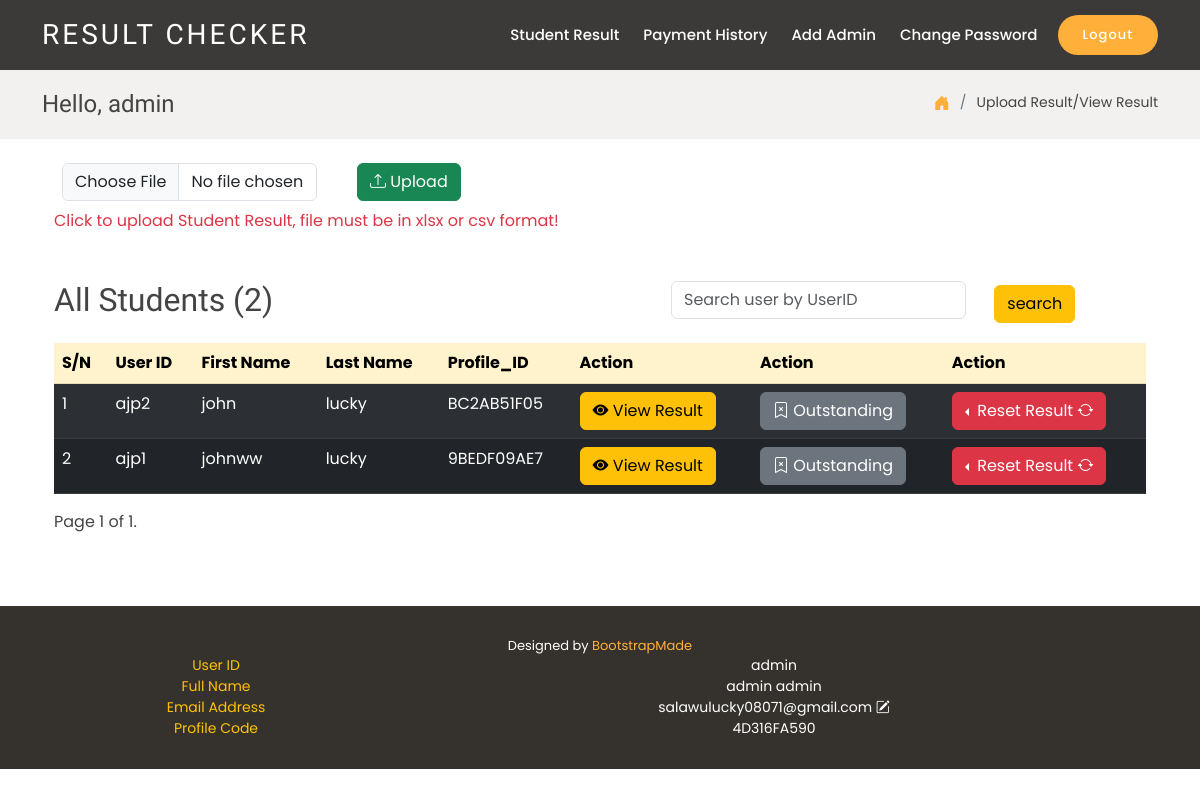
Screenshot of /adminstudent (signed in) with the database file from the repository.
### users/models.py (models this page shows, shortened)
class User(AbstractUser):
    username = None
    userid = models.CharField(max_length=150, unique=True, null=True, blank=True)
    email=models.EmailField(max_length=150, null=True,blank=True)
    name=models.CharField(max_length=150, null=True,blank=True)
    duration=models.IntegerField(blank=True,null=True)
    profile_ID=models.CharField(max_length=11, null=True,blank=True)
    created_at = models.DateTimeField(auto_now_add=True,null=True)
    updated_at =  models.DateTimeField(auto_now=True,null=True)
    profile_pic=models.ImageField(default='profilepic.png',null=True,blank=True)
    active= models.BooleanField(default=True,blank=True)
    pass_change = models.BooleanField(default=False,blank=True)
    class Meta:
        ordering = ['-created_at']
        indexes = [
            models.Index(fields=['-created_at']),
        ]
    objects=UserManager( )
    USERNAME_FIELD ='userid'
    REQUIRED_FIELDS=[]

### administrator/decorators.py (the view)
    def wrapper_function(request, *args, **kwargs):
        group= None
        if request.user.groups.exists():
            group = request.user.groups.all()[0].name
        if group == 'student':
            return redirect('decline')
        else:
            return view_func(request, *args,**kwargs)

### administrator/views.py (called while the page is built)
@login_required(login_url='login')
@admin_only
def adminstudent(request):
    stu=User.objects.filter(groups = Group.objects.get(name='student'))
    count = stu.count()
    myFilter=studentsFilter(request.GET, queryset=stu)
    stu=myFilter.qs
    p=Paginator(stu, 20)
    page_num = request.GET.get('page',1)
    try:
        page = p.page(page_num)
    except EmptyPage:
            page = p.page(1)
    return render(request, 'adminstudent.html', {'stu':page,'count':count})

### templates/adminstudent.html (shortened to what this page needs)
{% extends 'index.html' %}
{% load static %}
{% block content %}
    <section class="breadcrumbs">
      <div class="container">
        <div class="d-flex justify-content-between align-items-center">
          <h2>{% if user.is_authenticated %} Hello, {{user.first_name}} {% endif %} {% if user.groups.all.0.name == 'student' %}<span>{{user.profile_ID}}</span>{% endif %}</h2>
          <ol>
            <li><a href="{% url 'dashboard' %}"><i style='font-size:16px;' class="bi bi-house-door-fill"></i></a></li>
            <li>Upload Result/View Result</li>
          </ol>
        </div>
      </div>
    </section>
    {% include 'msg.html' %}
    <div class="container mt-3">
      <form autocomplete="off" method='POST' enctype="multipart/form-data" action="{% url 'import_result' %}">
      <div class='row'>
        <div class='col-lg-3 m-2 col-sm-1 col-md-5'>
      <input name='import_file' class='form-control' type='file'required>
      </div>
      <div class='col-lg-4 m-2 col-sm-6 col-md-5'>
        <button class='btn btn-success' type='submit' ><i style='font-size:16px;' class="bi bi-upload"></i> Upload</button>
        </div>
        <p class='text-danger'>Click to upload Student Result, file must be in xlsx or csv format!</p>
      </form>
    </div>
    {% if messages %}
    {% for m in messages %}
    {% if m.tags == 'info' %}
    <form autocomplete="off" method="post" action="{% url 'verify_result' %}">
      {% csrf_token %}
      <table class='table'>
        <p class='text-info'>{{count}} student result ready to be uploaded in {{new_data}} into database, view below to verify</p>
        <thead>
          <tr>
              {% for header in data.headers %}
              <th>{{ header }}</th>
              {% endfor %}
          </tr>
      </thead>
      <tbody>
          {% for row in data %}
          <tr>
              {% for value in row %}
              <td>{{ value }}</td>
              {% endfor %}
          </tr>
          {% endfor %}
        </tbody>
      </table>
      <input type="submit" class='btn btn-success' name="confirm" value="Confirm">
      <a type="button" class='btn btn-danger' href='{% url 'adminstudent' %}'>Cancel</a>
  </form>
  {% if m.tags == 'error' %}
  <div class="container mt-3">
    <form autocomplete="off" method='POST' enctype="multipart/form-data" action="{% url 'import_data' %}">
      {% csrf_token %}
    <div class='row'>
      <div class='col-lg-3 m-2 col-sm-1 col-md-5'>
    <input name='import_file' class='form-control' type='file'required>
    </div>
    <div class='col-lg-4 m-2 col-sm-6 col-md-5'>
      <button class='btn btn-success' type='submit' ><i style='font-size:16px;' class="bi bi-upload"></i> Upload</button>
      </div>
      <p class='text-danger'>Click to upload Student Result, file must be in xlsx or csv format!</p>
    </form>
  </div>
  {% endif %}
  {% endif %}
  {% endfor %}
  {% else %}
  <div class="d-flex justify-content-between align-items-center mt-4">
    <h2>All Students ({{count}})</h2>
    <form autocomplete="off" method='get'>
      <div class="">
          <div class='row m-2'>
          <div class='col-lg-8 col-sm-5'>
      <input name="userid" type="text" placeholder='Search user by UserID' class="form-control" id="userid" required>
          </div>
          <div class='col-4'>
              <input class='btn m-1 btn-secondary btn-warning' type='submit' value='search'>
                  </div>
              </div>
  </div>
</form>
      </div>
    <div class="table-responsive">
    <table class="table table-striped mt-2">
      <thead >
        {% if stu %}
        <tr class="table-warning text-white">
          <th>S/N</th>
          <th>User ID</th>
          <th>First Name</th>
          <th>Last Name</th>
          <th>Profile_ID</th>
          <th>Action</th>
          <th>Action</th>
          <th>Action</th>
        </tr>
      </thead>
      <tbody>
      {% for i in stu %}
      <tr class="table-dark text-white">
        <td>{{forloop.counter}}</td>
          <td>{{i.userid}}</td>
          <td>{{i.first_name}}</td>
          <td>{{i.last_name}}</td>
          <td>{{i.profile_ID}}</td>
            <td>
                <a class=" btn btn-warning " type='button' href="{% url 'viewstudentresult' userid=i.userid %}"><i style='font-size:16px;' class="bi bi-eye-fill"></i> View Result</a>
            </td>
            <td>
              <a class=" btn btn-secondary text-white" type='button' href="{% url 'outstanding' userid=i.userid %}"><i style='font-size:16px;' class="bi bi-bookmark-x"></i> Outstanding</a>
          </td>
            <td>
              <div class="btn-group dropstart">
                <button type="button" class="btn btn-danger dropdown-toggle" data-bs-toggle="dropdown" aria-expanded="false">
                  Reset Result <i style='font-size:16px;' class="bi bi-arrow-repeat"></i>
                </button>
                  </div>
              </div>
      {% endfor %}
    <div class="pagination">
      <span class="step-links">
        <span class="current">
        Page {{ stu.number }} of {{ stu.paginator.num_pages }}.
        </span>
      </span>
  </div>
  {% else %}
  <center class='h2 mt-5 text-danger'><i style='font-size:30px;' class="bi bi-eye-slash-fill"></i> No Student Found<br></center>
  {% endif %}
{% endif %}
<br><br><br>
    {% endblock %}

### templates/index.html (shortened to what this page needs)
{% load static %}
<!DOCTYPE html>
<html lang="en">
<head>
  <link href="{% static 'assets/vendor/animate.css/animate.min.css' %}" rel="stylesheet">
  <link href="{% static 'assets/vendor/bootstrap/css/bootstrap.min.css' %}" rel="stylesheet">
  <link href="{% static 'assets/vendor/bootstrap-icons/bootstrap-icons.css' %}" rel="stylesheet">
  <link href="{% static 'assets/css/style.css' %}" rel="stylesheet">
</head>
<body>
  <header id="header" class="fixed-top d-flex align-items-center ">
    <div class="container-fluid container-xl d-flex align-items-center justify-content-between">
      <div class="logo me-auto">
        {% if user.is_authenticated %}
        <h1><a href="{% url 'dashboard' %}">RESULT CHECKER</a></h1>
      </div>
      {% else %}
      <h1><a href="#">RESULT CHECKER</a></h1>
      </div>
      {% endif %}
      <nav id="navbar" class="navbar order-last order-lg-0">
        <ul>
          {% if user.is_authenticated %}
          {% if user.groups.all.0.name == 'admin' %}
          <li><a class="nav-link scrollto "  href="{% url 'adminstudent' %}">Student Result</a></li>
          <li><a class="nav-link scrollto "  href="{% url 'transaction' %}">Payment History</a></li>
          <li><a class="nav-link scrollto "  " data-bs-toggle="modal" data-bs-target="#addadmin"  href="#">Add Admin</a></li>
          {% endif %}
          <li><a class="nav-link scrollto " data-bs-toggle="modal" data-bs-target="#changepassword"  href="#">Change Password</a></li>
          {% endif %}
        </ul>
      </nav>
      {% if user.is_authenticated %}
      <a data-bs-toggle="modal" data-bs-target="#logout"  href="#"  class="book-a-table-btn scrollto">Logout</a>
      {% else %}
      <a  href="{% url 'login' %}"  class="book-a-table-btn scrollto">Login</a>
      {% endif %}
    </div>
  </header>
  <main id="main">
{% block content %}
{% endblock content %}
  </main>
  <footer id="footer">
    <div class="container">
      <div class="credits">
        Designed by <a href="https://bootstrapmade.com/">BootstrapMade</a>
      </div>
      {% if user.is_authenticated %}
        <div class="row col-lg-12 col-sm-12">
          <div class="col-lg-4 col-sm-4  label text-warning ">User ID</div>
          <div class="col-lg-8 col-sm-4 ">{{user.userid}}</div>
        </div>
      <div class="row col-lg-12 col-sm-12">
        <div class="col-lg-4 col-sm-4 label label text-warning">Full Name</div>
        <div class="col-lg-8 col-sm-4 ">{{user.first_name}} {{user.last_name}}</div>
      </div>
      <div class="row col-lg-12 col-sm-12">
          <div class="col-lg-4 col-sm-4  label label text-warning">Email Address</div>
          <div class="col-lg-8 col-sm-4 ">{{user.email}} <i data-bs-toggle="modal" data-bs-target="#email" class='bi bi-pencil-square'></i></div>
        </div>
        <div class="row col-lg-12 col-sm-12">
          <div class="col-lg-4 col-sm-4  label label text-warning">Profile Code</div>
          <div class="col-lg-8 col-sm-4 ">{{user.profile_ID}}</div>
        </div>
        {% endif %}
    </div>
  </footer>
</body>
</html>

### static/assets/css/style.css (style rules this page uses)
body { font-family: "Poppins", sans-serif; color: #444444; }
a { text-decoration: none; color: #ffb03b; }
h1, h2, h3, h4, h5, h6 { font-family: "Satisfy", sans-serif; }
#header { height: 70px; z-index: 997; transition: all 0.5s; padding: 10px 0; background: rgba(26, 24, 22, 0.85); }
#header .logo h1 { font-size: 28px; margin: 0; line-height: 1; font-weight: 400; letter-spacing: 3px; }
#header .logo h1 a, #header .logo h1 a:hover { color: #fff; text-decoration: none; }
.book-a-table-btn { background: #ffb03b; color: #fff; border-radius: 50px; margin: 0 0 0 20px; padding: 10px 25px; font-size: 13px; font-weight: 500; letter-spacing: 1px; transition: 0.3s; white-space: nowrap; }
.navbar { padding: 0; }
.navbar ul { margin: 0; padding: 0; display: flex; list-style: none; align-items: center; }
.navbar li { position: relative; }
.navbar a, .navbar a:focus { display: flex; align-items: center; justify-content: space-between; padding: 10px 0 10px 24px; font-size: 15px; font-weight: 500; color: white; white-space: nowrap; transition: 0.3s; }
section { padding: 60px 0; }
.breadcrumbs { padding: 20px 0; background-color: #f2f1ef; min-height: 40px; margin-top: 70px; }
.breadcrumbs h2 { font-size: 24px; font-weight: 300; margin: 0; }
.breadcrumbs ol { display: flex; flex-wrap: wrap; list-style: none; padding: 0; margin: 0; font-size: 14px; }
.breadcrumbs ol li+li { padding-left: 10px; }
.breadcrumbs ol li+li::before { display: inline-block; padding-right: 10px; color: #6c757d; content: "/"; }
#footer { background: #35322d; color: #fff; font-size: 14px; text-align: center; padding: 30px 0; }
#footer .credits { font-size: 13px; }

### rows the page displays
User: first_name "admin", userid "admin", last_name "admin", email "salawulucky08071@gmail.com", profile_ID "4D316FA590"
User: userid "ajp2", first_name "john", last_name "lucky", profile_ID "BC2AB51F05"
User: userid "ajp1", first_name "johnww", last_name "lucky", profile_ID "9BEDF09AE7"

### other values shown
{{ count }} "2"
{{ stu.number }} "1"
{{ stu.paginator.num_pages }} "1"
